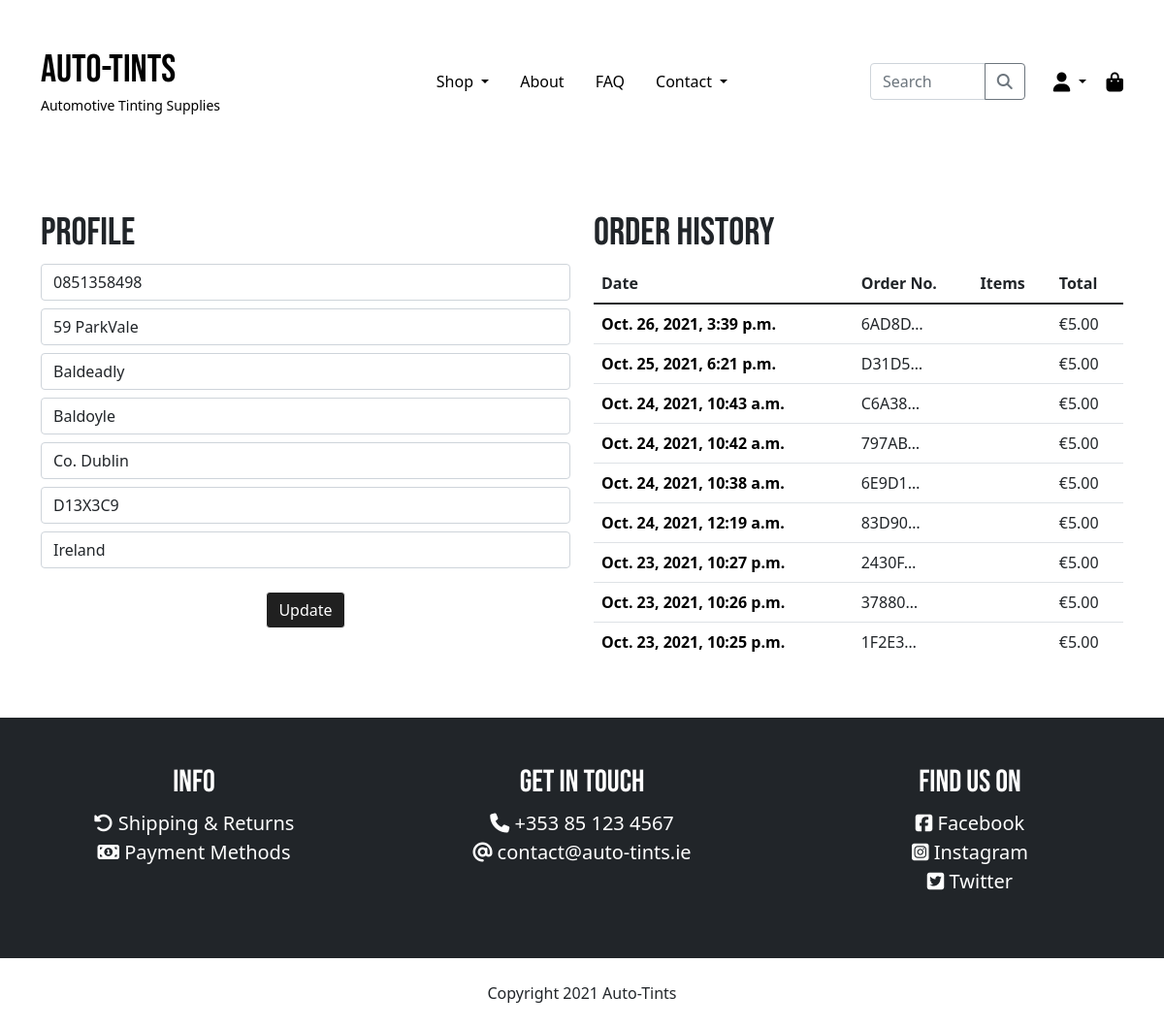
/profile/ (signed in), run on the app's committed database.
### pages/models.py (models this page shows, shortened)
class UserProfile(models.Model):
    user = models.OneToOneField(User, on_delete=models.CASCADE)
    default_phone_number = models.CharField(max_length=20, blank=True,
                                            default='')
    default_street_address1 = models.CharField(max_length=80, blank=True,
                                               default='')
    default_street_address2 = models.CharField(max_length=80, blank=True,
                                               default='')
    default_town_or_city = models.CharField(max_length=40, blank=True,
                                            default='')
    default_county = models.CharField(max_length=80, blank=True,
                                      default='')
    default_postcode = models.CharField(max_length=20, blank=True,
                                        default='')
    default_country = CountryField(blank_label="Country", blank=True,
                                   default='')

### checkout/models.py (models this page shows, shortened)
class Order(models.Model):
    order_number = models.CharField(max_length=32, null=False, editable=False)
    user_profile = models.ForeignKey(UserProfile, on_delete=models.SET_NULL,
                                     null=True, blank=True,
                                     related_name='orders')
    full_name = models.CharField(max_length=50, null=False, blank=False)
    email = models.EmailField(max_length=254, null=False, blank=False)
    phone_number = models.CharField(max_length=20, null=False, blank=False)
    country = CountryField(blank_label="Country *", null=False, blank=False)
    postcode = models.CharField(max_length=20, blank=True, default='')
    town_or_city = models.CharField(max_length=40, null=False, blank=False)
    street_address1 = models.CharField(max_length=80, null=False, blank=False)
    street_address2 = models.CharField(max_length=80, blank=True, default='')
    county = models.CharField(max_length=80, blank=True, default='')
    date = models.DateTimeField(auto_now_add=True)
    delivery_cost = models.DecimalField(max_digits=6, decimal_places=2,
                                        null=False, default=0)
    order_total = models.DecimalField(max_digits=10, decimal_places=2,
                                      null=False, default=0)
    grand_total = models.DecimalField(max_digits=10, decimal_places=2,
                                      null=False, default=0)
    original_cart = models.TextField(null=False, blank=False, default='')
    stripe_pid = models.CharField(max_length=254, null=False,
                                  blank=False, default='')

### pages/views.py (the view)
# urls.py: path('profile/', views.profile, name='profile'),
@login_required
def profile(request):
    profile = get_object_or_404(UserProfile, user=request.user)
    if request.method == 'POST':
        form = UserProfileForm(request.POST, instance=profile)
        if form.is_valid():
            form.save()
            messages.success(request, 'Your details have been updated.')
        else:
            messages.error(request, 'Please ensure the form is valid.')
    else:
        form = UserProfileForm(instance=profile)
    orders = profile.orders.all().order_by('-date')
    context = {
        'orders': orders,
        'form': form
    }
    return render(request, 'pages/profiles/profile.html', context)

### pages/forms.py
class UserProfileForm(forms.ModelForm):
    class Meta:
        model = UserProfile
        exclude = {'user'}
    def __init__(self, *args, **kwargs):
        super().__init__(*args, **kwargs)
        placeholders = {
            'default_phone_number': 'Phone Number',
            'default_street_address1': 'Address Line 1',
            'default_street_address2': 'Address Line 2',
            'default_town_or_city': 'Town or City',
            'default_postcode': 'Post Code',
            'default_county': 'County',
            'default_country': 'Country'
        }
        self.fields['default_phone_number'].widget.attrs['autofocus'] = True
        for field in self.fields:
            if field != 'default_country':
                if self.fields[field].required:
                    placeholder = f'{placeholders[field]} *'
                else:
                    placeholder = placeholders[field]
                self.fields[field].widget.attrs['placeholder'] = placeholder
            self.fields[field].label = False

### auto_tints/context_processors.py (called while the page is built, shortened)
def get_categories(request):
    categories = Category.objects.all()
    context = {
        'categories': categories,
    }
    return context

def cart_contents(request):
    cart = request.session.get('cart', {})
    cart_items = []
    cart_items_count = 0
    total = 0
    if cart:
        for quantity in list(cart.values()):
            cart_items_count += int(quantity)
    grand_total = total + settings.DELIVERY_CHARGE
    context = {
        'cart_items': cart_items,
        'cart_items_count': cart_items_count,
        'total': total,
        'grand_total': grand_total,
        'delivery_charge': settings.DELIVERY_CHARGE,
    }
    return context

### pages/templates/pages/profiles/profile.html (shortened to what this page needs)
{% extends "base.html" %}
{% load static %}
{% block content %}
<div class="container">
    <div class="row">
        <div class="col-12 col-md-6">
            <h1 class="mt-5">Profile</h1>
            <form action="{% url 'profile' %}" method="POST" id="user-profile-form">
                {{ form|crispy }}
                <div class="text-center">
                    <button type="submit" class="btn btn-black my-3">Update</button>
                </div>
            </form>
        </div>
        <div class="col-12 col-md-6">
            <h1 class="mt-5">Order History</h1>
            <div class="order-history">
                <table class="table">
                    <thead>
                        <tr>
                            <th scope="col">Date</th>
                            <th scope="col">Order No.</th>
                            <th scope="col">Items</th>
                            <th scope="col">Total</th>
                        </tr>
                    </thead>
                    <tbody>
                        {% for order in orders %}
                        <tr>
                            <th scope="row">
                                <a href="{% url 'order_history' order.order_number %}">{{ order.date }}</a>
                            </th>
                            <td title="{{ order.order_number }}">
                                {{ order.order_number|truncatechars:6 }}
                            </td>
                            <td>
                            </td>
                            <td>
                                €{{ order.grand_total }}
                            </td>
                        </tr>
                        {% endfor %}
                    </tbody>
                </table>
            </div>
        </div>
    </div>
</div>
{% endblock %}

### static/css/base.css (style rules this page uses)
*, body { margin: 0; padding: 0; }
html { min-height: -webkit-fill-available; font-family: 'Open Sans', sans-serif; }
h1, h2, h3, h4, h5, h6, .navbar-brand { font-family: 'Bebas Neue', cursive; }
a { color: black; text-decoration: none; }
.btn-black { color: #fff; background-color: #202020; border-color: white; }
#user-profile-form div:not(:first-child) { margin-top: 0.5rem; }
.order-history { max-height: 400px; overflow-y: auto; }
select, select option { color: #000000; }

### data on the page
UserProfile: default_phone_number "0851358498", default_street_address1 "59 ParkVale", default_street_address2 "Baldeadly", default_town_or_city "Baldoyle", default_county "Co. Dublin", default_postcode "D13X3C9", default_country "Ireland"
Order: date "Oct. 26, 2021, 3:39 p.m.", order_number "6AD8D…", grand_total "5.00"
Order: date "Oct. 25, 2021, 6:21 p.m.", order_number "D31D5…", grand_total "5.00"
Order: date "Oct. 24, 2021, 10:43 a.m.", order_number "C6A38…", grand_total "5.00"
Order: date "Oct. 24, 2021, 10:42 a.m.", order_number "797AB…", grand_total "5.00"
Order: date "Oct. 24, 2021, 10:38 a.m.", order_number "6E9D1…", grand_total "5.00"
Order: date "Oct. 24, 2021, 12:19 a.m.", order_number "83D90…", grand_total "5.00"
Order: date "Oct. 23, 2021, 10:27 p.m.", order_number "2430F…", grand_total "5.00"
Order: date "Oct. 23, 2021, 10:26 p.m.", order_number "37880…", grand_total "5.00"
Order: date "Oct. 23, 2021, 10:25 p.m.", order_number "1F2E3…", grand_total "5.00"
